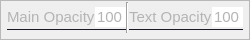
            <widget class="QFrame" name="frame_16">
             <property name="minimumSize">
              <size>
               <width>0</width>
               <height>0</height>
              </size>
             </property>
             <property name="maximumSize">
              <size>
               <width>16777215</width>
               <height>40</height>
              </size>
             </property>
             <property name="font">
              <font/>
             </property>
             <property name="frameShape">
              <enum>QFrame::StyledPanel</enum>
             </property>
             <property name="frameShadow">
              <enum>QFrame::Raised</enum>
             </property>
             <layout class="QHBoxLayout" name="horizontalLayout_21">
              <property name="spacing">
               <number>0</number>
              </property>
              <property name="leftMargin">
               <number>6</number>
              </property>
              <property name="topMargin">
               <number>1</number>
              </property>
              <property name="rightMargin">
               <number>6</number>
              </property>
              <property name="bottomMargin">
               <number>6</number>
              </property>
              <item>
               <widget class="QFrame" name="frame_18">
                <property name="maximumSize">
                 <size>
                  <width>150</width>
                  <height>25</height>
                 </size>
                </property>
                <property name="font">
                 <font/>
                </property>
                <property name="layoutDirection">
                 <enum>Qt::LeftToRight</enum>
                </property>
                <property name="styleSheet">
                 <string notr="true">QFrame {
	border-bottom: 1px solid rgb(26,26,39);
	border-radius: 0px; 
	color: rgb(180, 180, 180); 
}</string>
                </property>
                <property name="frameShape">
                 <enum>QFrame::NoFrame</enum>
                </property>
                <property name="frameShadow">
                 <enum>QFrame::Plain</enum>
                </property>
                <layout class="QHBoxLayout" name="horizontalLayout_25">
                 <property name="spacing">
                  <number>0</number>
                 </property>
                 <property name="leftMargin">
                  <number>0</number>
                 </property>
                 <property name="topMargin">
                  <number>0</number>
                 </property>
                 <property name="rightMargin">
                  <number>0</number>
                 </property>
                 <property name="bottomMargin">
                  <number>0</number>
                 </property>
                 <item>
                  <widget class="QLabel" name="label_11">
                   <property name="minimumSize">
                    <size>
                     <width>0</width>
                     <height>0</height>
                    </size>
                   </property>
                   <property name="maximumSize">
                    <size>
                     <width>100</width>
                     <height>16777215</height>
                    </size>
                   </property>
                   <property name="font">
                    <font>
                     <pointsize>11</pointsize>
                     <stylestrategy>PreferAntialias</stylestrategy>
                     <kerning>true</kerning>
                    </font>
                   </property>
                   <property name="toolTip">
                    <string/>
                   </property>
                   <property name="styleSheet">
                    <string notr="true">border: 0px;</string>
                   </property>
                   <property name="text">
                    <string>Main Opacity</string>
                   </property>
                   <property name="alignment">
                    <set>Qt::AlignLeading|Qt::AlignLeft|Qt::AlignVCenter</set>
                   </property>
                  </widget>
                 </item>
                 <item>
                  <widget class="QDoubleSpinBox" name="doubleSpinBox">
                   <property name="sizePolicy">
                    <sizepolicy hsizetype="Preferred" vsizetype="Preferred">
                     <horstretch>0</horstretch>
                     <verstretch>0</verstretch>
                    </sizepolicy>
                   </property>
                   <property name="minimumSize">
                    <size>
                     <width>0</width>
                     <height>0</height>
                    </size>
                   </property>
                   <property name="maximumSize">
                    <size>
                     <width>40</width>
                     <height>20</height>
                    </size>
                   </property>
                   <property name="font">
                    <font>
                     <pointsize>11</pointsize>
                     <italic>false</italic>
                     <bold>false</bold>
                     <underline>false</underline>
                     <stylestrategy>PreferAntialias</stylestrategy>
                     <kerning>false</kerning>
                    </font>
                   </property>
                   <property name="toolTip">
                    <string>Use your scroll wheel, it's easier 💖</string>
                   </property>
                   <property name="styleSheet">
                    <string notr="true">QDoubleSpinBox{
border-bottom: 0px solid rgb(26,26,39);
border-radius: 0px; 
color: rgb(180, 180, 180); 
}</string>
                   </property>
                   <property name="alignment">
                    <set>Qt::AlignCenter</set>
                   </property>
                   <property name="buttonSymbols">
                    <enum>QAbstractSpinBox::NoButtons</enum>
                   </property>
                   <property name="accelerated">
                    <bool>true</bool>
                   </property>
                   <property name="correctionMode">
                    <enum>QAbstractSpinBox::CorrectToNearestValue</enum>
                   </property>
                   <property name="showGroupSeparator" stdset="0">
                    <bool>false</bool>
                   </property>
                   <property name="decimals">
                    <number>0</number>
                   </property>
                   <property name="minimum">
                    <double>1.000000000000000</double>
                   </property>
                   <property name="maximum">
                    <double>100.000000000000000</double>
                   </property>
                   <property name="singleStep">
                    <double>1.000000000000000</double>
                   </property>
                   <property name="stepType">
                    <enum>QAbstractSpinBox::DefaultStepType</enum>
                   </property>
                   <property name="value">
                    <double>100.000000000000000</double>
                   </property>
                  </widget>
                 </item>
                </layout>
               </widget>
              </item>
              <item>
               <widget class="Line" name="line_6">
                <property name="orientation">
                 <enum>Qt::Vertical</enum>
                </property>
               </widget>
              </item>
              <item>
               <widget class="QFrame" name="frame_19">
                <property name="maximumSize">
                 <size>
                  <width>150</width>
                  <height>25</height>
                 </size>
                </property>
                <property name="font">
                 <font/>
                </property>
                <property name="styleSheet">
                 <string notr="true">QFrame {
	border-bottom: 1px solid rgb(26,26,39);
	border-radius: 0px; 
	color: rgb(180, 180, 180); 
}</string>
                </property>
                <property name="frameShape">
                 <enum>QFrame::NoFrame</enum>
                </property>
                <property name="frameShadow">
                 <enum>QFrame::Plain</enum>
                </property>
                <layout class="QHBoxLayout" name="horizontalLayout_26">
                 <property name="spacing">
                  <number>0</number>
                 </property>
                 <property name="leftMargin">
                  <number>0</number>
                 </property>
                 <property name="topMargin">
                  <number>0</number>
                 </property>
                 <property name="rightMargin">
                  <number>0</number>
                 </property>
                 <property name="bottomMargin">
                  <number>0</number>
                 </property>
                 <item>
                  <widget class="QLabel" name="label_13">
                   <property name="minimumSize">
                    <size>
                     <width>0</width>
                     <height>0</height>
                    </size>
                   </property>
                   <property name="maximumSize">
                    <size>
                     <width>95</width>
                     <height>16777215</height>
                    </size>
                   </property>
                   <property name="font">
                    <font>
                     <pointsize>11</pointsize>
                     <stylestrategy>PreferAntialias</stylestrategy>
                     <kerning>true</kerning>
                    </font>
                   </property>
                   <property name="toolTip">
                    <string/>
                   </property>
                   <property name="styleSheet">
                    <string notr="true">border: 0px;</string>
                   </property>
                   <property name="text">
                    <string>Text Opacity</string>
                   </property>
                   <property name="alignment">
                    <set>Qt::AlignLeading|Qt::AlignLeft|Qt::AlignVCenter</set>
                   </property>
                  </widget>
                 </item>
                 <item>
                  <widget class="QDoubleSpinBox" name="doubleSpinBox_2">
                   <property name="sizePolicy">
                    <sizepolicy hsizetype="Preferred" vsizetype="Preferred">
                     <horstretch>0</horstretch>
                     <verstretch>0</verstretch>
                    </sizepolicy>
                   </property>
                   <property name="minimumSize">
                    <size>
                     <width>0</width>
                     <height>0</height>
                    </size>
                   </property>
                   <property name="maximumSize">
                    <size>
                     <width>40</width>
                     <height>20</height>
                    </size>
                   </property>
                   <property name="font">
                    <font>
                     <pointsize>11</pointsize>
                     <italic>false</italic>
                     <bold>false</bold>
                     <underline>false</underline>
                     <stylestrategy>PreferAntialias</stylestrategy>
                     <kerning>false</kerning>
                    </font>
                   </property>
                   <property name="toolTip">
                    <string>Use your scroll wheel, it's easier 💖</string>
                   </property>
                   <property name="layoutDirection">
                    <enum>Qt::LeftToRight</enum>
                   </property>
                   <property name="styleSheet">
                    <string notr="true">QDoubleSpinBox{
border-bottom: 0px solid rgb(26,26,39);
border-radius: 0px; 
color: rgb(180, 180, 180); 
}</string>
                   </property>
                   <property name="alignment">
                    <set>Qt::AlignCenter</set>
                   </property>
                   <property name="buttonSymbols">
                    <enum>QAbstractSpinBox::NoButtons</enum>
                   </property>
                   <property name="accelerated">
                    <bool>true</bool>
                   </property>
                   <property name="correctionMode">
                    <enum>QAbstractSpinBox::CorrectToNearestValue</enum>
                   </property>
                   <property name="showGroupSeparator" stdset="0">
                    <bool>false</bool>
                   </property>
                   <property name="decimals">
                    <number>0</number>
                   </property>
                   <property name="minimum">
                    <double>1.000000000000000</double>
                   </property>
                   <property name="maximum">
                    <double>100.000000000000000</double>
                   </property>
                   <property name="singleStep">
                    <double>1.000000000000000</double>
                   </property>
                   <property name="stepType">
                    <enum>QAbstractSpinBox::DefaultStepType</enum>
                   </property>
                   <property name="value">
                    <double>100.000000000000000</double>
                   </property>
                  </widget>
                 </item>
                </layout>
               </widget>
              </item>
             </layout>
            </widget>
